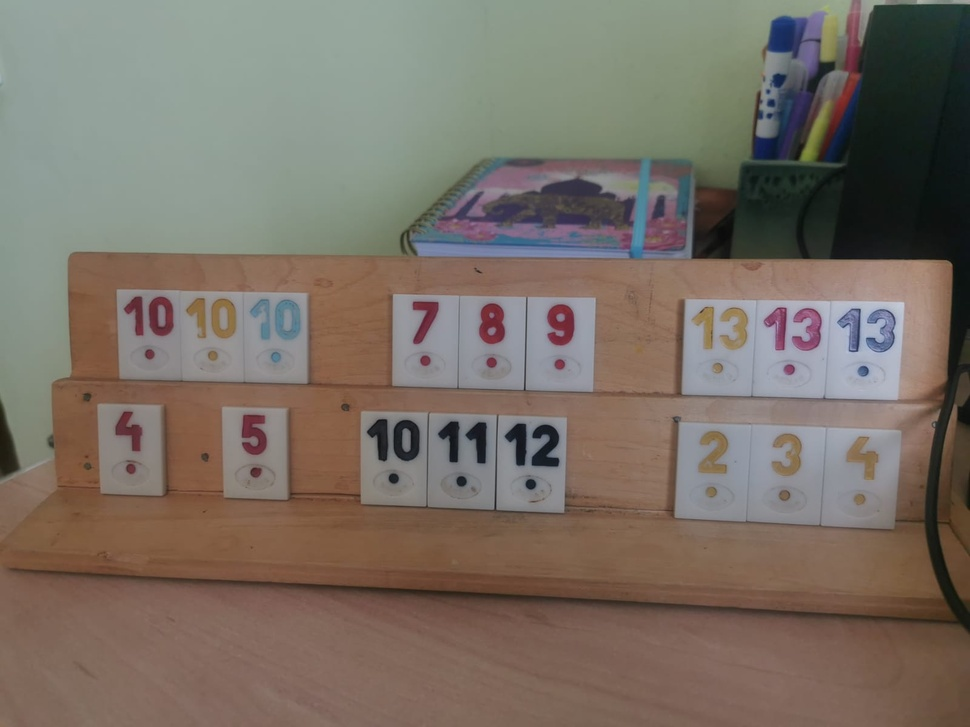
#> input picture MainApp/poze/remiacasa.jpg, 970 x 727 px, shrunk from 1600 x 1200 before the run
$ python histogramequalization.py
#> lines starting #> are read from the running program, lines starting #| are printed output that depends on the picture; after the words box and inside, x2 and y2 are one past the last pixel; in counts of white or black regions, pixels touching at a corner belong together
import cv2

# Load the image
image = cv2.imread('MainApp/poze/remiacasa.jpg')
#> image is the input picture: shape (727, 970, 3); mean B, G, R 101.5, 111.5, 121.7

# Convert the image to grayscale
gray = cv2.cvtColor(image, cv2.COLOR_BGR2GRAY)
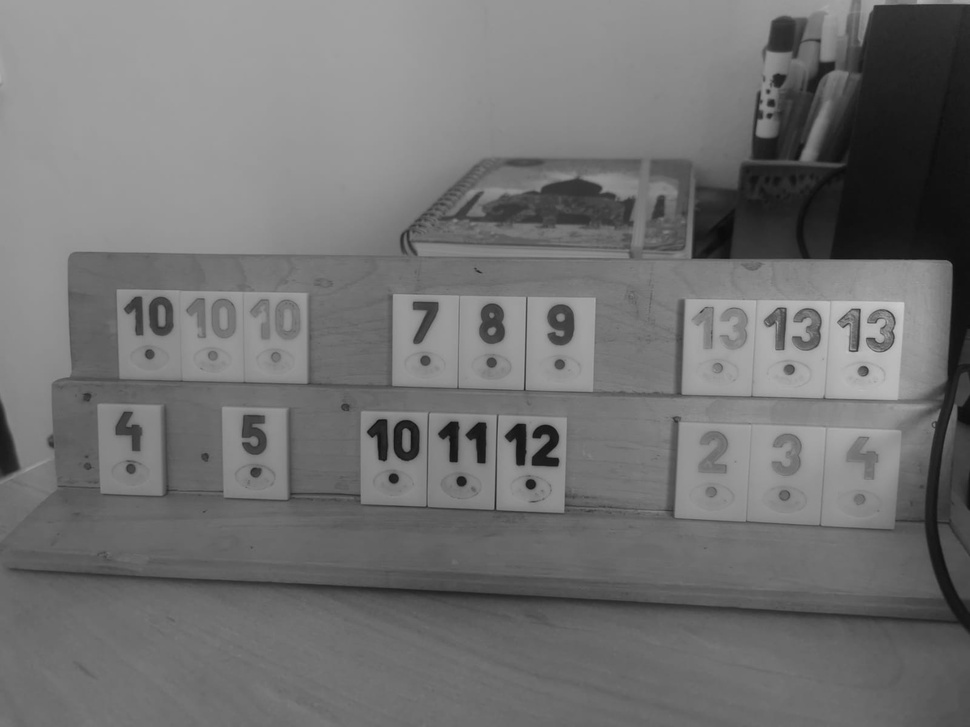
#> gray: shape (727, 970); min 10, max 204, mean 113.4

# Apply histogram equalization to enhance contrast
equalized = cv2.equalizeHist(gray)
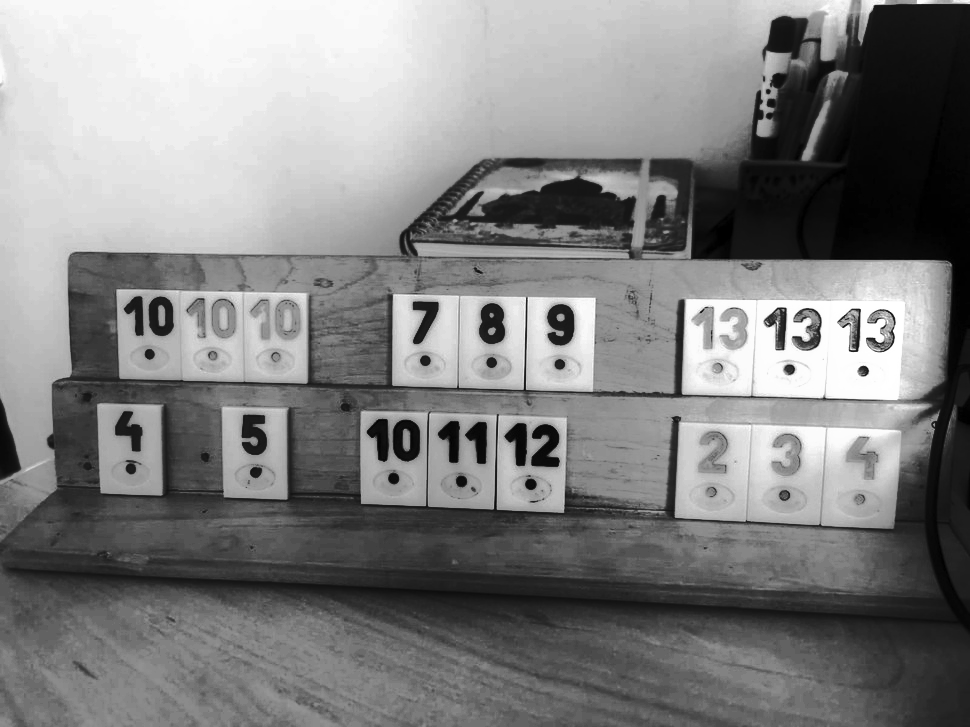
#> equalized: shape (727, 970); min 0, max 255, mean 129

# Apply Gaussian blur to reduce noise
blurred = cv2.GaussianBlur(equalized, (5, 5), 0)

# Apply adaptive thresholding
thresh = cv2.adaptiveThreshold(blurred, 255, cv2.ADAPTIVE_THRESH_GAUSSIAN_C, cv2.THRESH_BINARY, 11, 5)
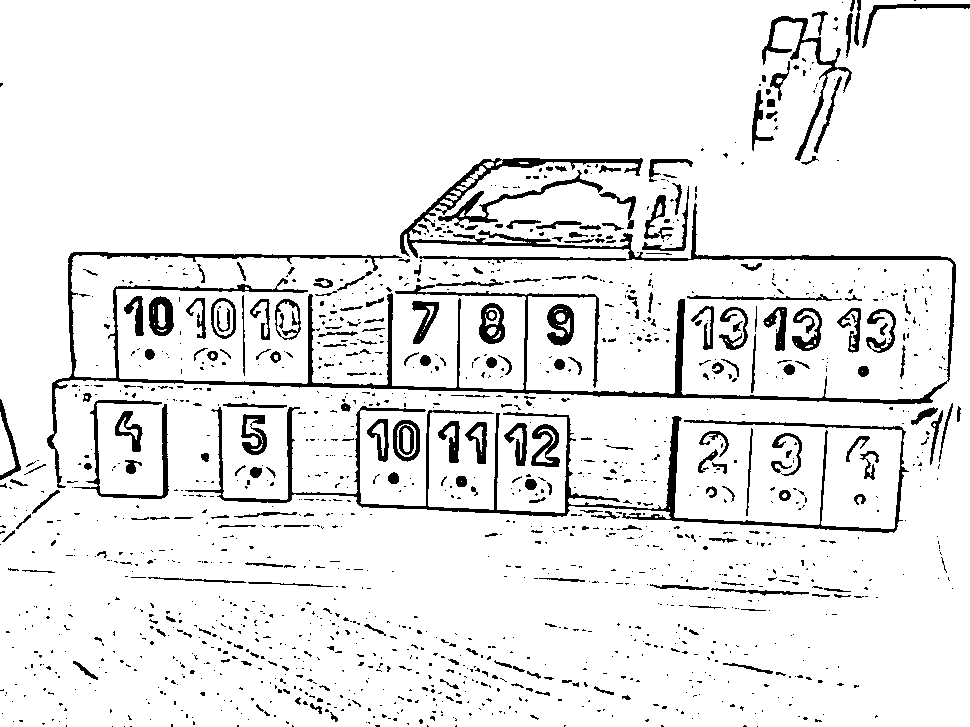
#> thresh: shape (727, 970); 91.7% white; 1439 black regions (1187 under 20 px), largest, box (x1, y1, x2, y2) and area: (47, 158, 956, 488) 14764, (185, 406, 909, 533) 6969, (762, 16, 852, 161) 1377

# Apply non-local means denoising to remove salt and pepper noise
median = cv2.medianBlur(thresh, 5)
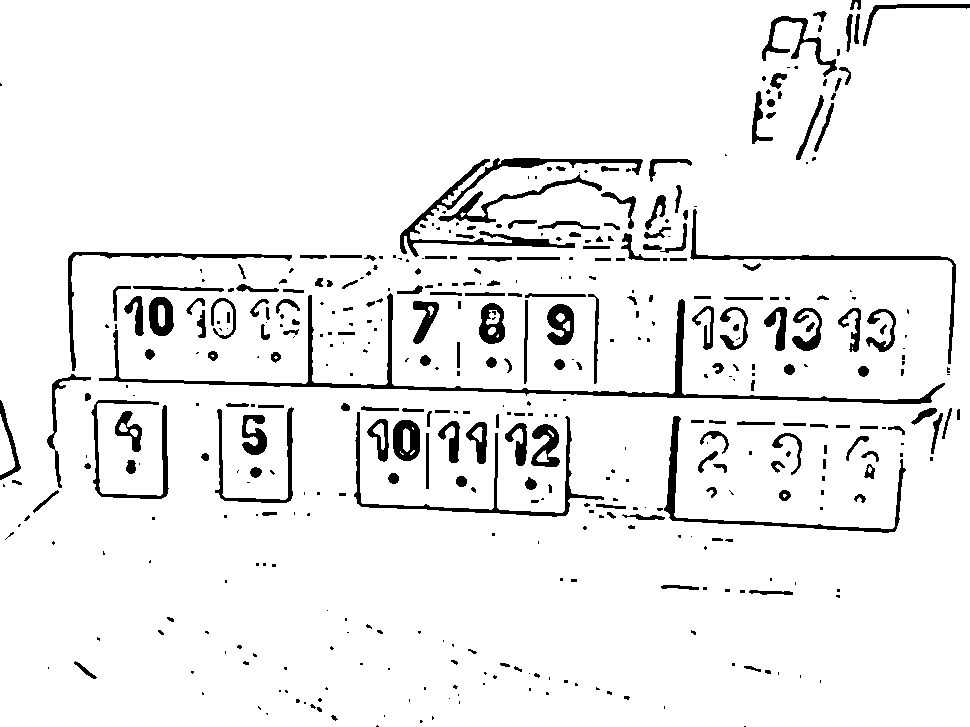
#> median: shape (727, 970); 93.5% white; 446 black regions (238 under 20 px)

# Find contours
contours, _ = cv2.findContours(median.copy(), cv2.RETR_EXTERNAL, cv2.CHAIN_APPROX_SIMPLE)
#> contours = 2 contours; box (x1, y1, x2, y2) and area: (0, 0, 970, 727) 701801, (0, 414, 15, 475) 465

# Filter and identify rectangles
for contour in contours:
    perimeter = cv2.arcLength(contour, True)
    approx = cv2.approxPolyDP(contour, 0.04 * perimeter, True)
    if len(approx) == 4:
        cv2.drawContours(median, [approx], -1, (0, 255, 0), 2)
#> this loop made 2 passes
#> (perimeter, approx) on passes 1 to 2: (135.1, [[0, 414], [1, 474], [14, 461]]), (3725.6, [[0, 0], [0, 726], [969, 726], [969, 0]])
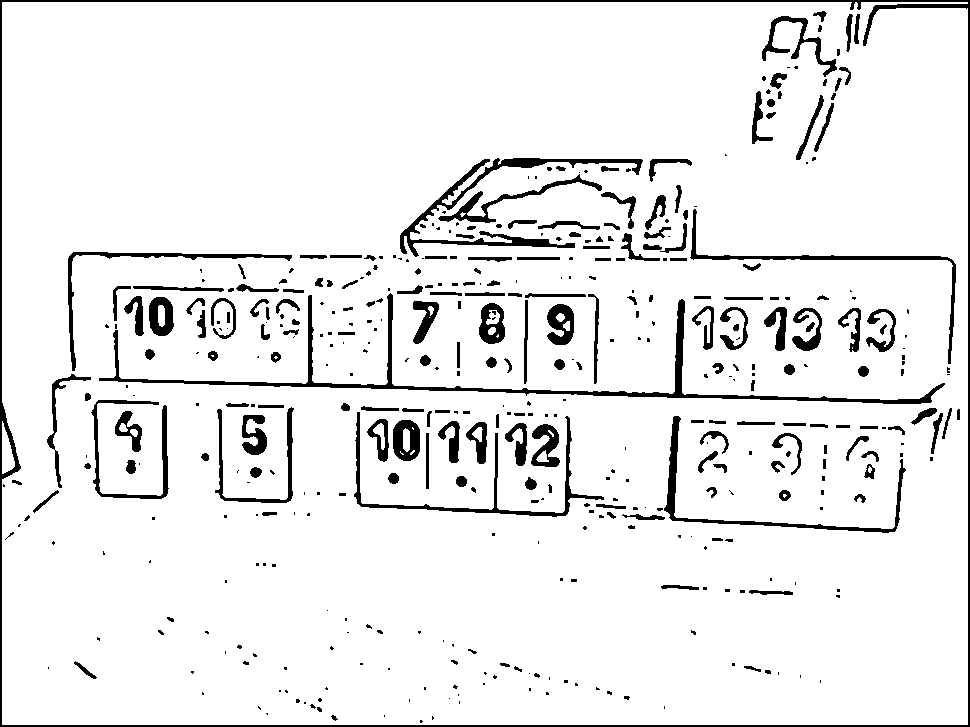
#> median: shape (727, 970); 92.6% white; 441 black regions (235 under 20 px), largest, box (x1, y1, x2, y2) and area: (0, 0, 970, 727) 7709, (99, 293, 945, 404) 4786, (400, 158, 643, 257) 2835

# Display the result
cv2.imshow('Rectangles', median)
cv2.waitKey(0)
cv2.destroyAllWindows()

$ run again, with MainApp/poze/4bd4a4cf-15e0-4822-ad18-aefb68a9d5f28763224859214459989.jpg copied over MainApp/poze/remiacasa.jpg
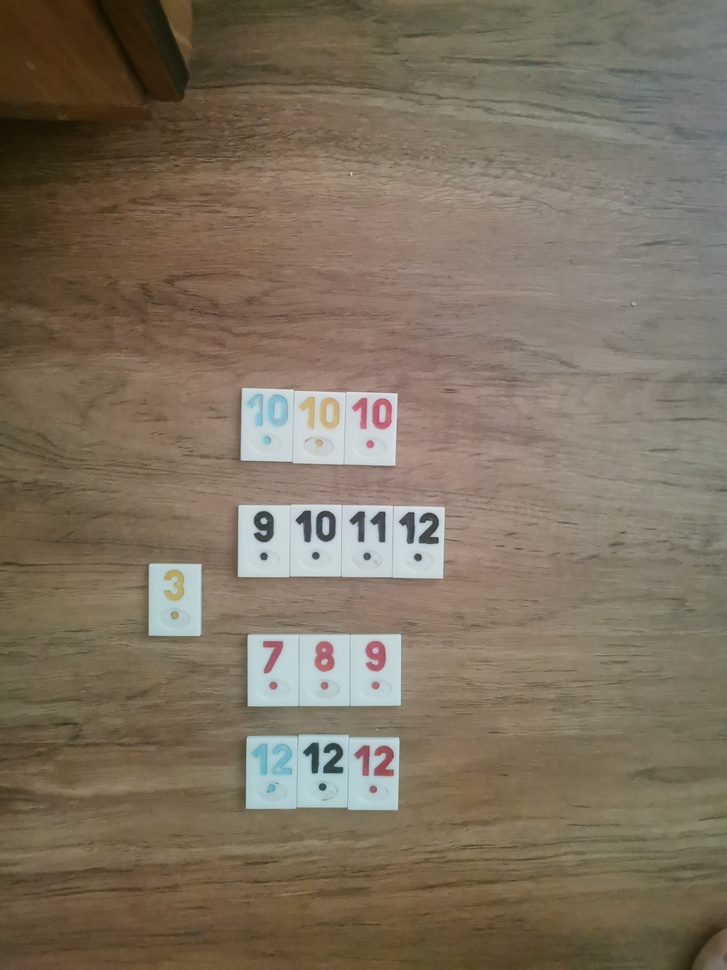
#> input picture MainApp/poze/4bd4a4cf-15e0-4822-ad18-aefb68a9d5f28763224859214459989.jpg, 727 x 970 px, shrunk from 2736 x 3648 before the run
#> image is the input picture: shape (970, 727, 3); mean B, G, R 95.2, 113, 125.1
#> `thresh = cv2.adaptiveThreshold(blurred, 255, cv2.ADAPTIVE_THRESH_GAUSS..`:
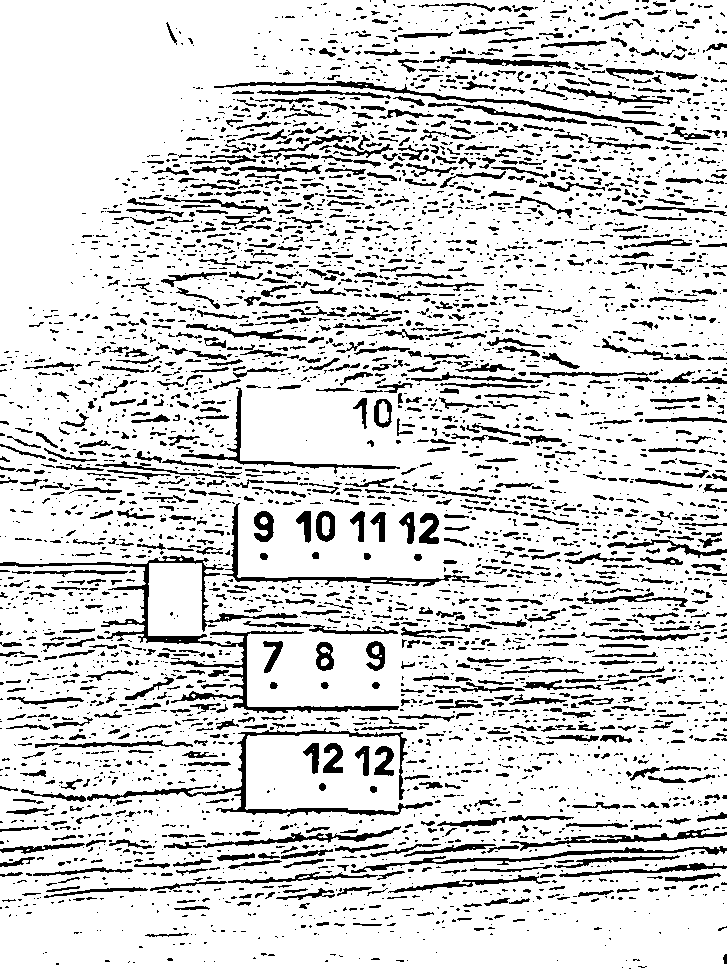
#> thresh: shape (970, 727); 83.7% white; 4435 black regions (3247 under 20 px), largest, box (x1, y1, x2, y2) and area: (0, 555, 399, 713) 4346, (87, 728, 433, 817) 2586, (214, 81, 664, 126) 1591
#> contours = 1 contour; box (x1, y1, x2, y2) and area: (0, 0, 727, 970) 701222
#> the loop `for contour in contours:` made 1 pass
#> (perimeter, approx) on pass 1: (4352.3, [[0, 0], [0, 969], [726, 969], [726, 0]])
#> after the loop `for contour in contours:`:
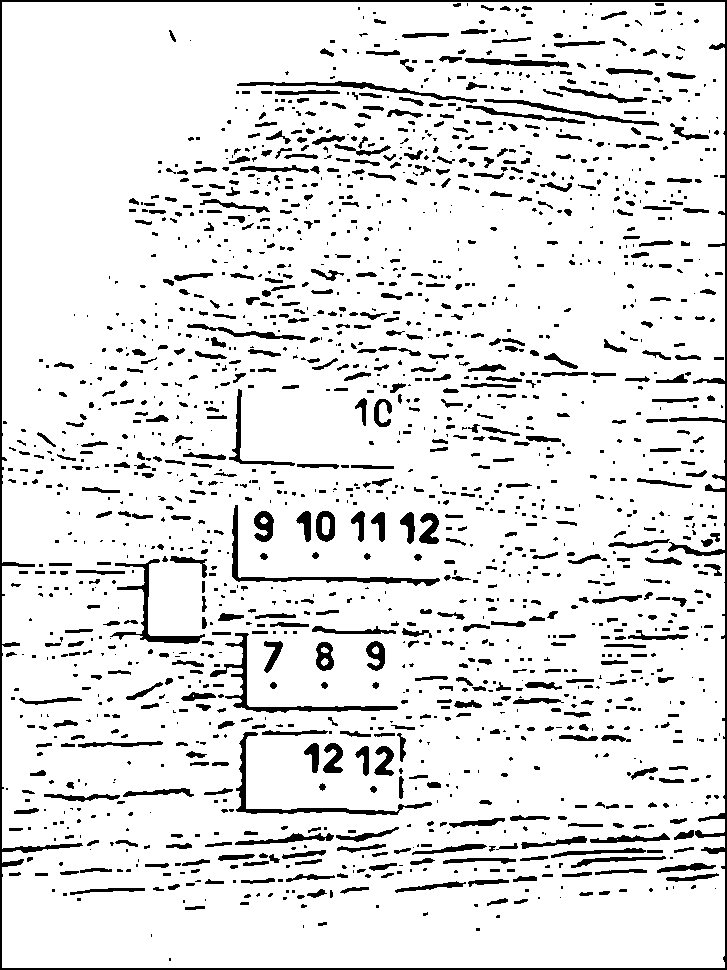
#> median: shape (970, 727); 89.3% white; 1760 black regions (999 under 20 px), largest, box (x1, y1, x2, y2) and area: (0, 0, 727, 970) 8707, (210, 633, 398, 713) 1357, (232, 505, 440, 586) 1241

$ run again, with MainApp/poze/622150bb-a0e6-41c9-bade-fbe355fcd8931106502134850399784.jpg copied over MainApp/poze/remiacasa.jpg
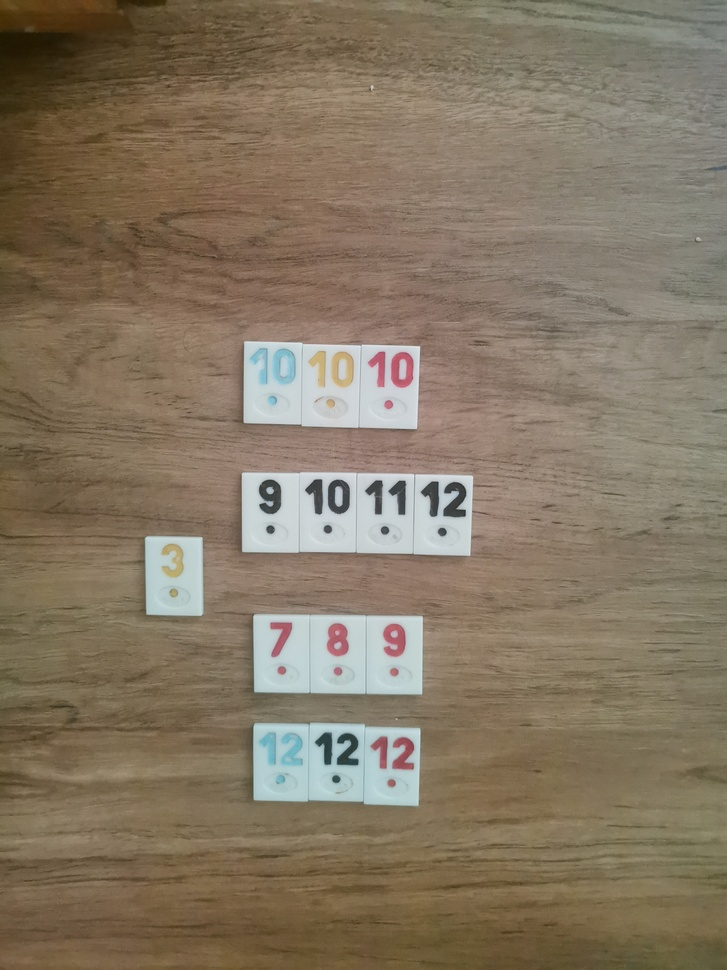
#> input picture MainApp/poze/622150bb-a0e6-41c9-bade-fbe355fcd8931106502134850399784.jpg, 727 x 970 px, shrunk from 2736 x 3648 before the run
#> image is the input picture: shape (970, 727, 3); mean B, G, R 98.6, 118.6, 132.7
#> `thresh = cv2.adaptiveThreshold(blurred, 255, cv2.ADAPTIVE_THRESH_GAUSS..`:
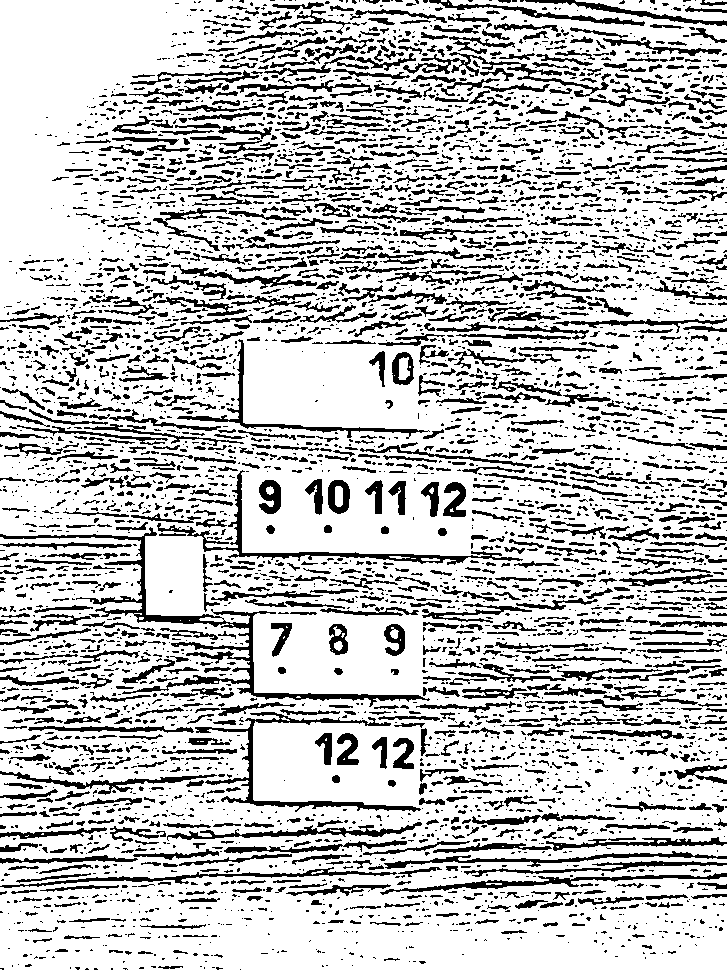
#> thresh: shape (970, 727); 76.6% white; 4826 black regions (3333 under 20 px), largest, box (x1, y1, x2, y2) and area: (0, 527, 430, 707) 4555, (195, 712, 421, 812) 2194, (157, 470, 523, 565) 2125
#> contours = 3 contours, 1 with area under 20; largest, box (x1, y1, x2, y2) and area: (0, 0, 727, 970) 695776, (576, 0, 727, 21) 1520
#> the loop `for contour in contours:` made 3 passes
#> (perimeter, approx) on passes 1, 3: (438.5, [[576, 0], [726, 20], [698, 10], [726, 0]]), (5499.9, [[0, 0], [0, 969], [726, 969], [726, 26]])
#> after the loop `for contour in contours:`:
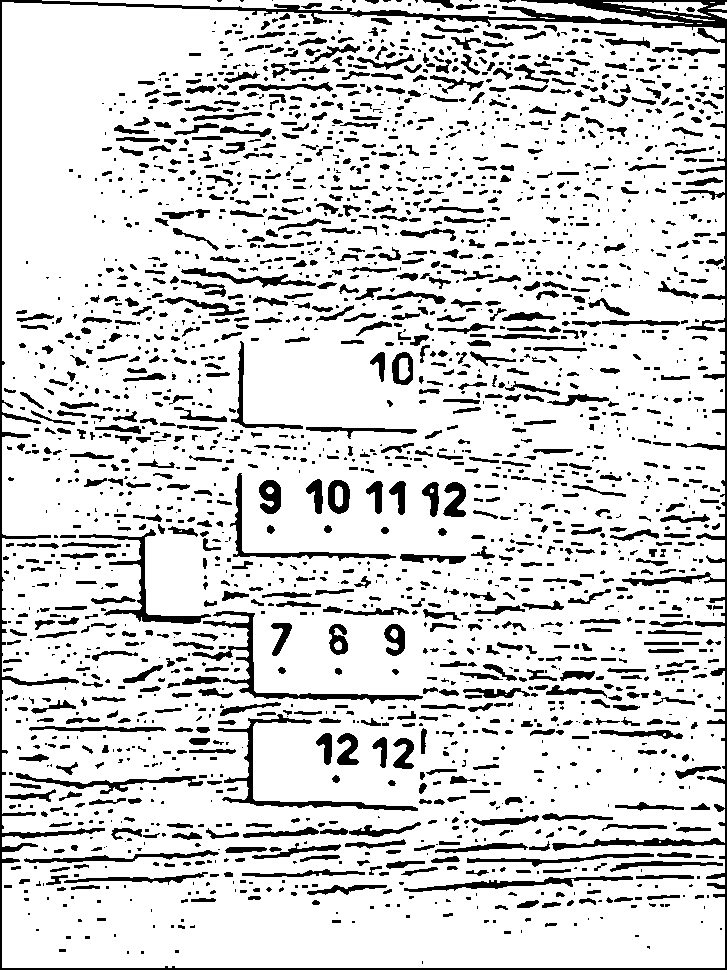
#> median: shape (970, 727); 83.6% white; 2403 black regions (1287 under 20 px), largest, box (x1, y1, x2, y2) and area: (0, 0, 727, 970) 15342, (192, 611, 423, 704) 1986, (218, 714, 418, 811) 1707
